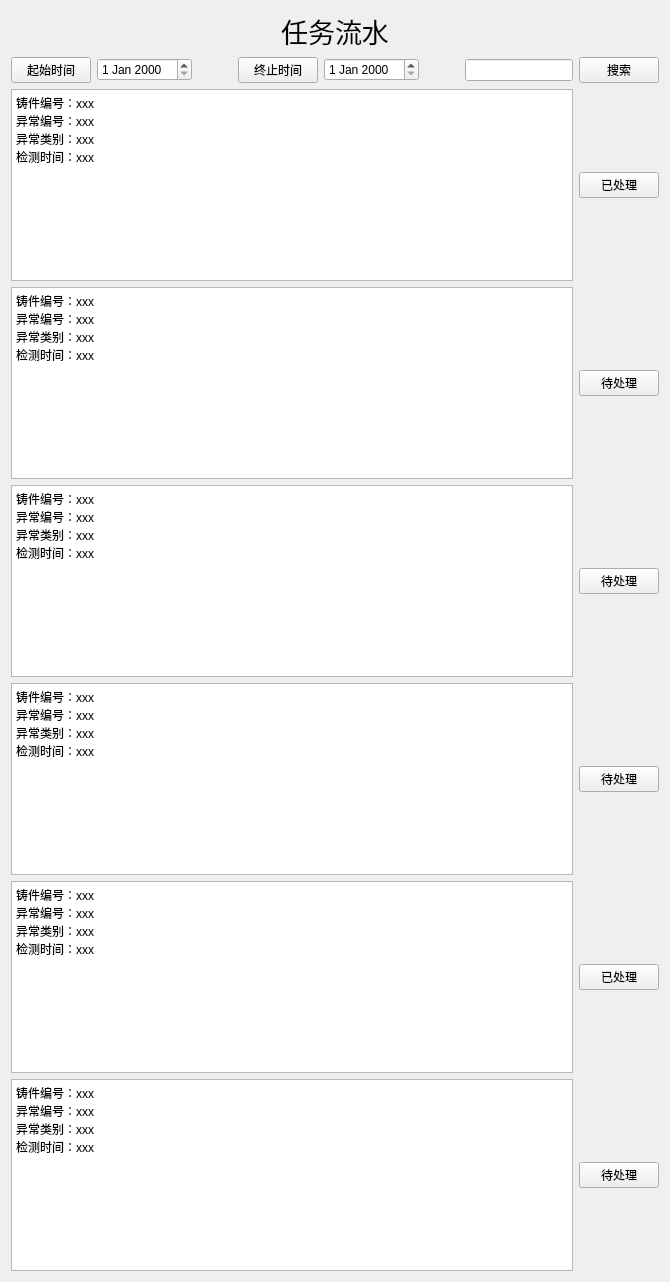
      <widget class="QWidget" name="page_3">
       <layout class="QHBoxLayout" name="horizontalLayout_12">
        <item>
         <layout class="QVBoxLayout" name="verticalLayout_13">
          <item>
           <widget class="QLabel" name="label_4">
            <property name="enabled">
             <bool>true</bool>
            </property>
            <property name="maximumSize">
             <size>
              <width>16777215</width>
              <height>50</height>
             </size>
            </property>
            <property name="font">
             <font>
              <pointsize>20</pointsize>
             </font>
            </property>
            <property name="text">
             <string>任务流水</string>
            </property>
            <property name="alignment">
             <set>Qt::AlignCenter</set>
            </property>
           </widget>
          </item>
          <item>
           <layout class="QHBoxLayout" name="horizontalLayout_37">
            <item>
             <widget class="QPushButton" name="pushButton_16">
              <property name="text">
               <string>起始时间</string>
              </property>
             </widget>
            </item>
            <item>
             <widget class="QDateEdit" name="dateEdit"/>
            </item>
            <item>
             <spacer name="horizontalSpacer_3">
              <property name="orientation">
               <enum>Qt::Horizontal</enum>
              </property>
              <property name="sizeHint" stdset="0">
               <size>
                <width>40</width>
                <height>20</height>
               </size>
              </property>
             </spacer>
            </item>
            <item>
             <widget class="QPushButton" name="pushButton_17">
              <property name="text">
               <string>终止时间</string>
              </property>
             </widget>
            </item>
            <item>
             <widget class="QDateEdit" name="dateEdit_2"/>
            </item>
            <item>
             <spacer name="horizontalSpacer_4">
              <property name="orientation">
               <enum>Qt::Horizontal</enum>
              </property>
              <property name="sizeHint" stdset="0">
               <size>
                <width>40</width>
                <height>20</height>
               </size>
              </property>
             </spacer>
            </item>
            <item>
             <layout class="QHBoxLayout" name="horizontalLayout_15">
              <item>
               <widget class="QLineEdit" name="lineEdit_4"/>
              </item>
              <item>
               <widget class="QPushButton" name="pushButton_22">
                <property name="text">
                 <string>搜索</string>
                </property>
               </widget>
              </item>
             </layout>
            </item>
           </layout>
          </item>
          <item>
           <layout class="QHBoxLayout" name="horizontalLayout_25">
            <item>
             <widget class="QTextBrowser" name="textBrowser_4">
              <property name="html">
               <string>&lt;!DOCTYPE HTML PUBLIC &quot;-//W3C//DTD HTML 4.0//EN&quot; &quot;http://www.w3.org/TR/REC-html40/strict.dtd&quot;&gt;
&lt;html&gt;&lt;head&gt;&lt;meta name=&quot;qrichtext&quot; content=&quot;1&quot; /&gt;&lt;style type=&quot;text/css&quot;&gt;
p, li { white-space: pre-wrap; }
&lt;/style&gt;&lt;/head&gt;&lt;body style=&quot; font-family:'SimSun'; font-size:9pt; font-weight:400; font-style:normal;&quot;&gt;
&lt;p style=&quot; margin-top:0px; margin-bottom:0px; margin-left:0px; margin-right:0px; -qt-block-indent:0; text-indent:0px;&quot;&gt;铸件编号：xxx&lt;/p&gt;
&lt;p style=&quot; margin-top:0px; margin-bottom:0px; margin-left:0px; margin-right:0px; -qt-block-indent:0; text-indent:0px;&quot;&gt;异常编号：xxx&lt;/p&gt;
&lt;p style=&quot; margin-top:0px; margin-bottom:0px; margin-left:0px; margin-right:0px; -qt-block-indent:0; text-indent:0px;&quot;&gt;异常类别：xxx&lt;/p&gt;
&lt;p style=&quot; margin-top:0px; margin-bottom:0px; margin-left:0px; margin-right:0px; -qt-block-indent:0; text-indent:0px;&quot;&gt;检测时间：xxx&lt;/p&gt;&lt;/body&gt;&lt;/html&gt;</string>
              </property>
             </widget>
            </item>
            <item>
             <widget class="QPushButton" name="pushButton_9">
              <property name="text">
               <string>已处理</string>
              </property>
             </widget>
            </item>
           </layout>
          </item>
          <item>
           <layout class="QHBoxLayout" name="horizontalLayout_26">
            <item>
             <widget class="QTextBrowser" name="textBrowser_5">
              <property name="html">
               <string>&lt;!DOCTYPE HTML PUBLIC &quot;-//W3C//DTD HTML 4.0//EN&quot; &quot;http://www.w3.org/TR/REC-html40/strict.dtd&quot;&gt;
&lt;html&gt;&lt;head&gt;&lt;meta name=&quot;qrichtext&quot; content=&quot;1&quot; /&gt;&lt;style type=&quot;text/css&quot;&gt;
p, li { white-space: pre-wrap; }
&lt;/style&gt;&lt;/head&gt;&lt;body style=&quot; font-family:'SimSun'; font-size:9pt; font-weight:400; font-style:normal;&quot;&gt;
&lt;p style=&quot; margin-top:0px; margin-bottom:0px; margin-left:0px; margin-right:0px; -qt-block-indent:0; text-indent:0px;&quot;&gt;铸件编号：xxx&lt;/p&gt;
&lt;p style=&quot; margin-top:0px; margin-bottom:0px; margin-left:0px; margin-right:0px; -qt-block-indent:0; text-indent:0px;&quot;&gt;异常编号：xxx&lt;/p&gt;
&lt;p style=&quot; margin-top:0px; margin-bottom:0px; margin-left:0px; margin-right:0px; -qt-block-indent:0; text-indent:0px;&quot;&gt;异常类别：xxx&lt;/p&gt;
&lt;p style=&quot; margin-top:0px; margin-bottom:0px; margin-left:0px; margin-right:0px; -qt-block-indent:0; text-indent:0px;&quot;&gt;检测时间：xxx&lt;/p&gt;&lt;/body&gt;&lt;/html&gt;</string>
              </property>
             </widget>
            </item>
            <item>
             <widget class="QPushButton" name="pushButton_10">
              <property name="text">
               <string>待处理</string>
              </property>
             </widget>
            </item>
           </layout>
          </item>
          <item>
           <layout class="QHBoxLayout" name="horizontalLayout_27">
            <item>
             <widget class="QTextBrowser" name="textBrowser_6">
              <property name="html">
               <string>&lt;!DOCTYPE HTML PUBLIC &quot;-//W3C//DTD HTML 4.0//EN&quot; &quot;http://www.w3.org/TR/REC-html40/strict.dtd&quot;&gt;
&lt;html&gt;&lt;head&gt;&lt;meta name=&quot;qrichtext&quot; content=&quot;1&quot; /&gt;&lt;style type=&quot;text/css&quot;&gt;
p, li { white-space: pre-wrap; }
&lt;/style&gt;&lt;/head&gt;&lt;body style=&quot; font-family:'SimSun'; font-size:9pt; font-weight:400; font-style:normal;&quot;&gt;
&lt;p style=&quot; margin-top:0px; margin-bottom:0px; margin-left:0px; margin-right:0px; -qt-block-indent:0; text-indent:0px;&quot;&gt;铸件编号：xxx&lt;/p&gt;
&lt;p style=&quot; margin-top:0px; margin-bottom:0px; margin-left:0px; margin-right:0px; -qt-block-indent:0; text-indent:0px;&quot;&gt;异常编号：xxx&lt;/p&gt;
&lt;p style=&quot; margin-top:0px; margin-bottom:0px; margin-left:0px; margin-right:0px; -qt-block-indent:0; text-indent:0px;&quot;&gt;异常类别：xxx&lt;/p&gt;
&lt;p style=&quot; margin-top:0px; margin-bottom:0px; margin-left:0px; margin-right:0px; -qt-block-indent:0; text-indent:0px;&quot;&gt;检测时间：xxx&lt;/p&gt;&lt;/body&gt;&lt;/html&gt;</string>
              </property>
             </widget>
            </item>
            <item>
             <widget class="QPushButton" name="pushButton_11">
              <property name="text">
               <string>待处理</string>
              </property>
             </widget>
            </item>
           </layout>
          </item>
          <item>
           <layout class="QHBoxLayout" name="horizontalLayout_28">
            <item>
             <widget class="QTextBrowser" name="textBrowser_7">
              <property name="html">
               <string>&lt;!DOCTYPE HTML PUBLIC &quot;-//W3C//DTD HTML 4.0//EN&quot; &quot;http://www.w3.org/TR/REC-html40/strict.dtd&quot;&gt;
&lt;html&gt;&lt;head&gt;&lt;meta name=&quot;qrichtext&quot; content=&quot;1&quot; /&gt;&lt;style type=&quot;text/css&quot;&gt;
p, li { white-space: pre-wrap; }
&lt;/style&gt;&lt;/head&gt;&lt;body style=&quot; font-family:'SimSun'; font-size:9pt; font-weight:400; font-style:normal;&quot;&gt;
&lt;p style=&quot; margin-top:0px; margin-bottom:0px; margin-left:0px; margin-right:0px; -qt-block-indent:0; text-indent:0px;&quot;&gt;铸件编号：xxx&lt;/p&gt;
&lt;p style=&quot; margin-top:0px; margin-bottom:0px; margin-left:0px; margin-right:0px; -qt-block-indent:0; text-indent:0px;&quot;&gt;异常编号：xxx&lt;/p&gt;
&lt;p style=&quot; margin-top:0px; margin-bottom:0px; margin-left:0px; margin-right:0px; -qt-block-indent:0; text-indent:0px;&quot;&gt;异常类别：xxx&lt;/p&gt;
&lt;p style=&quot; margin-top:0px; margin-bottom:0px; margin-left:0px; margin-right:0px; -qt-block-indent:0; text-indent:0px;&quot;&gt;检测时间：xxx&lt;/p&gt;&lt;/body&gt;&lt;/html&gt;</string>
              </property>
             </widget>
            </item>
            <item>
             <widget class="QPushButton" name="pushButton_12">
              <property name="text">
               <string>待处理</string>
              </property>
             </widget>
            </item>
           </layout>
          </item>
          <item>
           <layout class="QHBoxLayout" name="horizontalLayout_29">
            <item>
             <widget class="QTextBrowser" name="textBrowser_8">
              <property name="html">
               <string>&lt;!DOCTYPE HTML PUBLIC &quot;-//W3C//DTD HTML 4.0//EN&quot; &quot;http://www.w3.org/TR/REC-html40/strict.dtd&quot;&gt;
&lt;html&gt;&lt;head&gt;&lt;meta name=&quot;qrichtext&quot; content=&quot;1&quot; /&gt;&lt;style type=&quot;text/css&quot;&gt;
p, li { white-space: pre-wrap; }
&lt;/style&gt;&lt;/head&gt;&lt;body style=&quot; font-family:'SimSun'; font-size:9pt; font-weight:400; font-style:normal;&quot;&gt;
&lt;p style=&quot; margin-top:0px; margin-bottom:0px; margin-left:0px; margin-right:0px; -qt-block-indent:0; text-indent:0px;&quot;&gt;铸件编号：xxx&lt;/p&gt;
&lt;p style=&quot; margin-top:0px; margin-bottom:0px; margin-left:0px; margin-right:0px; -qt-block-indent:0; text-indent:0px;&quot;&gt;异常编号：xxx&lt;/p&gt;
&lt;p style=&quot; margin-top:0px; margin-bottom:0px; margin-left:0px; margin-right:0px; -qt-block-indent:0; text-indent:0px;&quot;&gt;异常类别：xxx&lt;/p&gt;
&lt;p style=&quot; margin-top:0px; margin-bottom:0px; margin-left:0px; margin-right:0px; -qt-block-indent:0; text-indent:0px;&quot;&gt;检测时间：xxx&lt;/p&gt;&lt;/body&gt;&lt;/html&gt;</string>
              </property>
             </widget>
            </item>
            <item>
             <widget class="QPushButton" name="pushButton_13">
              <property name="text">
               <string>已处理</string>
              </property>
             </widget>
            </item>
           </layout>
          </item>
          <item>
           <layout class="QHBoxLayout" name="horizontalLayout_30">
            <item>
             <widget class="QTextBrowser" name="textBrowser_9">
              <property name="html">
               <string>&lt;!DOCTYPE HTML PUBLIC &quot;-//W3C//DTD HTML 4.0//EN&quot; &quot;http://www.w3.org/TR/REC-html40/strict.dtd&quot;&gt;
&lt;html&gt;&lt;head&gt;&lt;meta name=&quot;qrichtext&quot; content=&quot;1&quot; /&gt;&lt;style type=&quot;text/css&quot;&gt;
p, li { white-space: pre-wrap; }
&lt;/style&gt;&lt;/head&gt;&lt;body style=&quot; font-family:'SimSun'; font-size:9pt; font-weight:400; font-style:normal;&quot;&gt;
&lt;p style=&quot; margin-top:0px; margin-bottom:0px; margin-left:0px; margin-right:0px; -qt-block-indent:0; text-indent:0px;&quot;&gt;铸件编号：xxx&lt;/p&gt;
&lt;p style=&quot; margin-top:0px; margin-bottom:0px; margin-left:0px; margin-right:0px; -qt-block-indent:0; text-indent:0px;&quot;&gt;异常编号：xxx&lt;/p&gt;
&lt;p style=&quot; margin-top:0px; margin-bottom:0px; margin-left:0px; margin-right:0px; -qt-block-indent:0; text-indent:0px;&quot;&gt;异常类别：xxx&lt;/p&gt;
&lt;p style=&quot; margin-top:0px; margin-bottom:0px; margin-left:0px; margin-right:0px; -qt-block-indent:0; text-indent:0px;&quot;&gt;检测时间：xxx&lt;/p&gt;&lt;/body&gt;&lt;/html&gt;</string>
              </property>
             </widget>
            </item>
            <item>
             <widget class="QPushButton" name="pushButton_14">
              <property name="text">
               <string>待处理</string>
              </property>
             </widget>
            </item>
           </layout>
          </item>
         </layout>
        </item>
       </layout>
      </widget>
